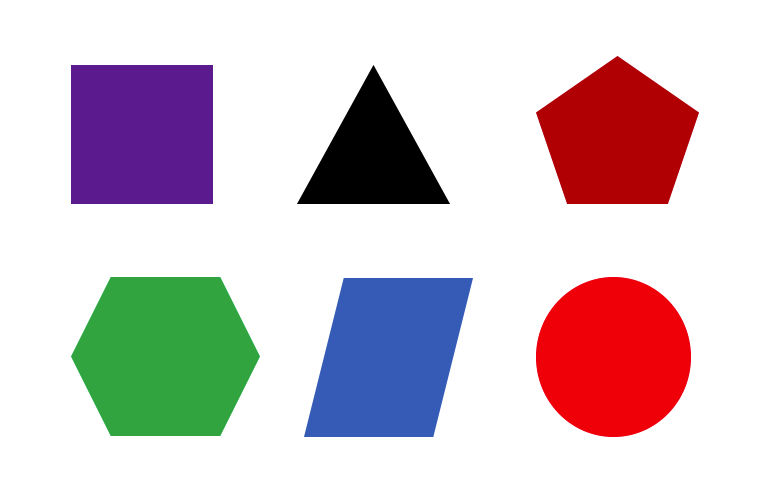
#> input picture object_detection/shapes.png, 778 x 488 px
$ python 1_detect_red.py
#> lines starting #> are read from the running program, lines starting #| are printed output that depends on the picture; after the words box and inside, x2 and y2 are one past the last pixel; in counts of white or black regions, pixels touching at a corner belong together
import cv2
import os

path = os.path.abspath(os.path.dirname(__file__))
file_name = "shapes.png"
img_file = os.path.join(path, file_name)
print(img_file)

# RGB 이미지 데이터
img = cv2.imread(img_file)
#> img is the input picture: shape (488, 778, 3); mean B, G, R 202.3, 197.1, 211.3


# B : 0 ~ 150, G : 0 ~ 150, R : 100 ~ 255
dst1 = cv2.inRange(img, (0, 0, 100), (150, 150, 255))
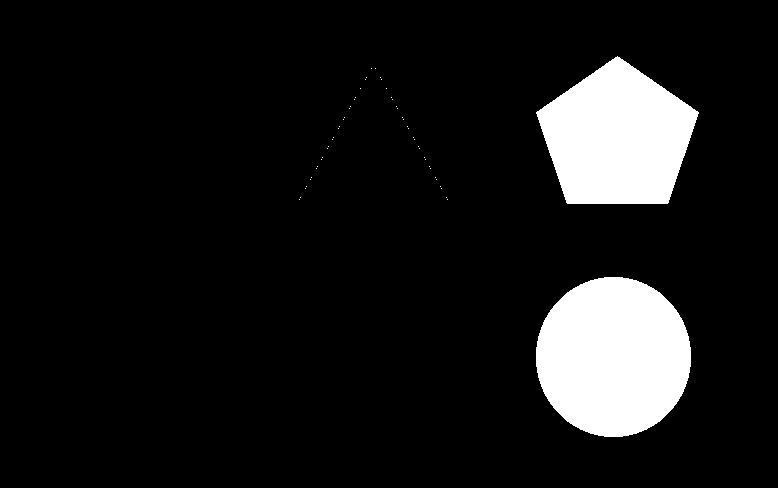
#> dst1: shape (488, 778); 9.6% white; 54 white regions (52 under 20 px), largest, box (x1, y1, x2, y2) and area: (536, 277, 691, 437) 19516, (536, 56, 699, 204) 16718

filtered_image = cv2.bitwise_and(img, img, mask=dst1)
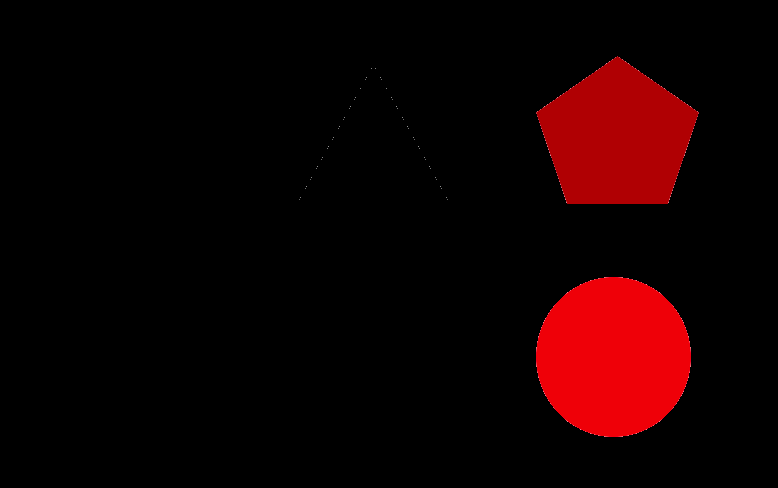
#> filtered_image: shape (488, 778, 3); mean B, G, R 0.7, 0.1, 20.1


cv2.imshow("color", img)
cv2.imshow("mask", dst1)
cv2.imshow("red", filtered_image)

cv2.waitKey(0)
cv2.destroyAllWindows()
